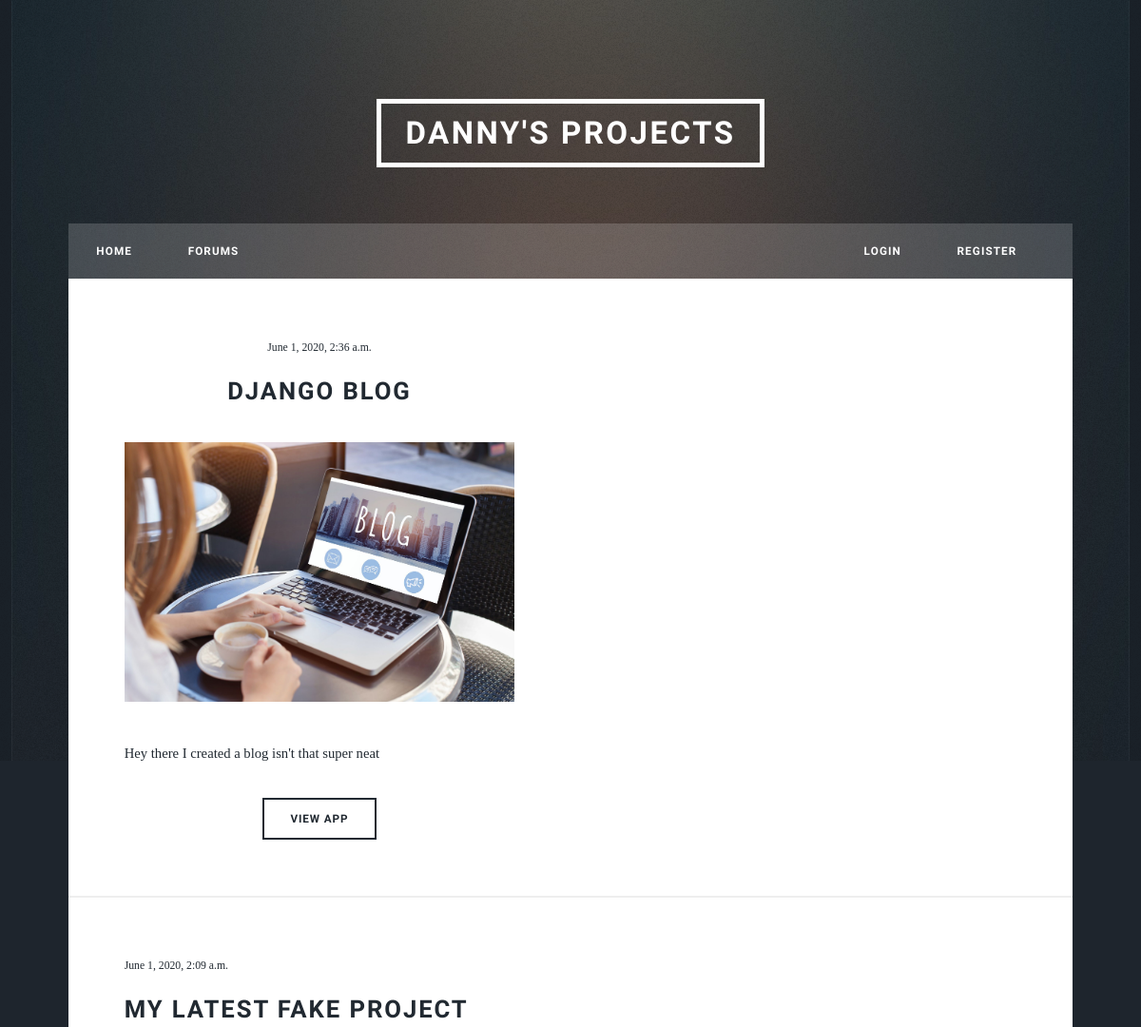
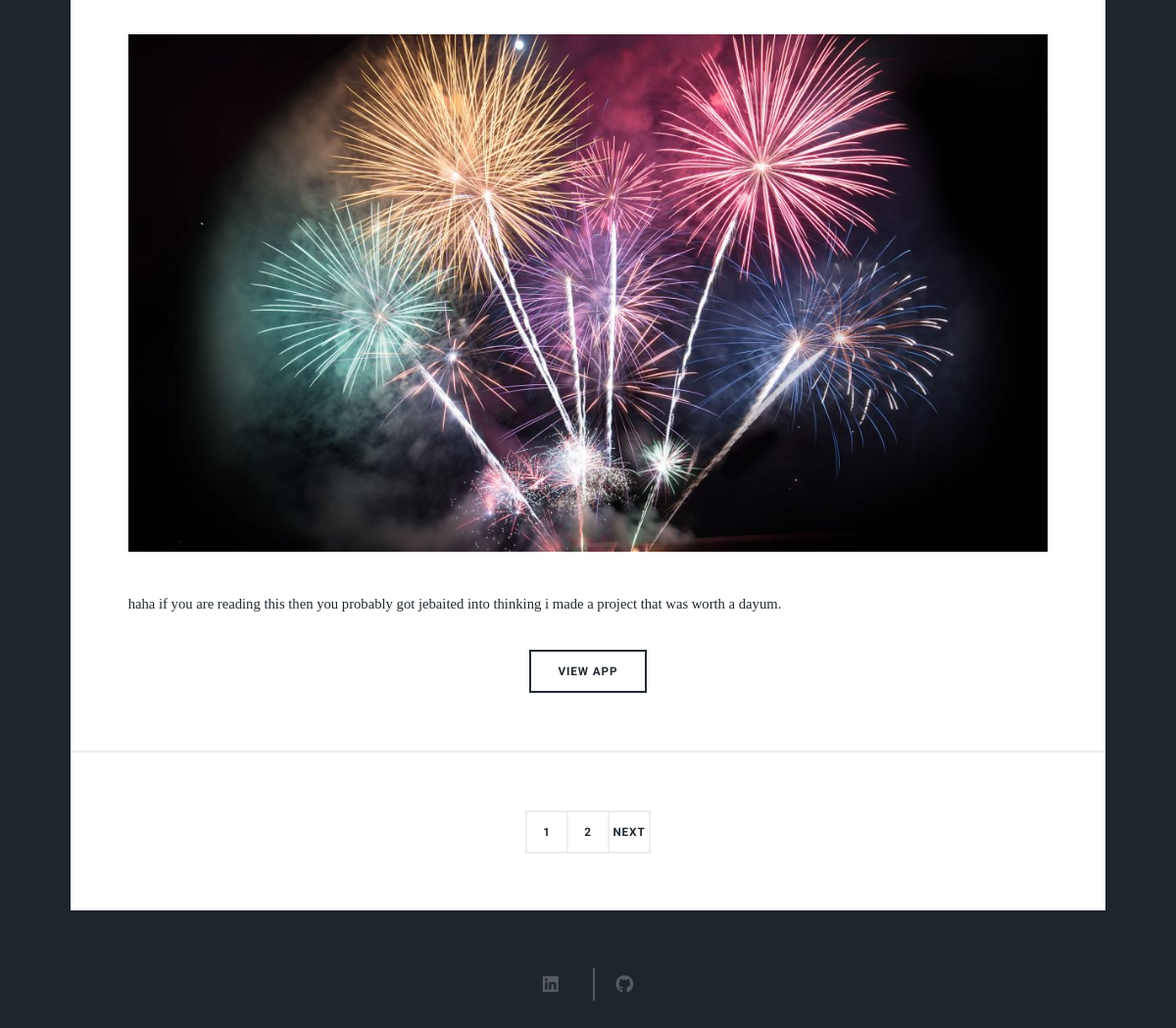
The page / on the database its author committed (2 pictures, top to bottom).
### portfolio/models.py (models this page shows, shortened)
class Project(models.Model):
    title = models.CharField(max_length=100)
    content = models.TextField()
    date_posted = models.DateTimeField(default=timezone.now)
    link = models.TextField()
    picture = models.ImageField(default='project_default.jpg', upload_to='project_pics')

### portfolio/views.py (the view)
# urls.py: path('', views.ProjectListView.as_view(), name='home'),
class ProjectListView(ListView):
    model = Project
    template_name = 'portfolio/home.html'
    paginate_by = 2
    ordering = '-date_posted'
    def get_context_data(self, **kwargs):
        context = super().get_context_data(**kwargs)
        context["title"] = "Danny's Projects"
        return context

### portfolio/templates/portfolio/home.html (shortened to what this page needs)
{% extends "portfolio/base.html" %}
{% block content %}
{% load static %}
<section class="posts">
{% for project in object_list %}
<article>
<header>
        <span class="date">{{project.date_posted}}</span>
            <h2><a href="">{{project.title}}</a></h2>
        </header>
        <a href="{% url project.link %}" class="image fit"><img src="{{project.picture.url}}" /></a>
        <p> {{project.content}}</p>
        <ul class="actions special">
            <li><a href="{% url project.link %}" class="button">View App</a></li>
        </ul>
</article>
</section>
{% endfor %}
<footer>
    <div class="pagination">
        {% if is_paginated %}
            {% for num in page_obj.paginator.page_range %}
              {% if page_obj.number == num %}
                <a href="?page={{ num}}">{{ num }}</a>
              {% elif num > page_obj.number|add:'-3' and num < page_obj.number|add:'3' %}
                <a href="?page={{ num }}">{{ num }}</a>
              {% endif %}
            {% endfor %}
            {% if page_obj.has_next %}
              <a href="?page={{ page_obj.next_page_number}}">Next</a>
            {% endif %}
        {% endif %}
    </div>
</footer>
{% endblock content %}

### portfolio/templates/portfolio/base.html (shortened to what this page needs)
<!DOCTYPE HTML>
{% load static %}
<html>
<head>
	<link rel="stylesheet" href="https://stackpath.bootstrapcdn.com/bootstrap/4.4.1/css/bootstrap.min.css"
>
	<link rel="stylesheet"  href="../../static/portfolio/css/main.css" />
</head>
<body class="is-preload">
	<div id="wrapper" class="fade-in">
		<header id="header">
			{% if title %}
				<a href="#main" class="logo scrolly">{{title}}</a>
			{% else %}
				<a href="#main" class="logo scrolly">Unnamed Page</a>
			{% endif %}
		</header>
		<nav id="nav">
			<ul class="links">
				<li><a href="{% url 'home' %}">Home</a></li>
				<li><a href="{% url 'forums' %}">Forums</a></li>
			</ul>
			<ul class="links" style="flex-grow: 0">
				{% if user.is_authenticated %}
					<li><a href="">New Post</a></li>
					<li><a href="{% url 'profile'%}">Profile</a></li>
					<li><a href="{% url 'logout'%}">Logout</a></li>
				{% else %}
					<li><a href="{% url 'login'%}">Login</a></li>
					<li><a href="{% url 'register'%}">Register</a></li>
				{% endif %}
			</ul>
		</nav>
		<div id="main">
		{% block content %}{% endblock %}
		</div>
		<div id="copyright">
			<ul class="icons">
				<li><a href="https://www.linkedin.com/in/dan-trinh/" class="icon brands fa-linkedin"></a></li>
				<li><a href="https://github.com/danny-trinh" class="icon brands fa-github"></a></li>
			</ul>
		</div>
	</div>
</body>
</html>

### rows shown on the page
Project: date_posted "June 1, 2020, 2:36 a.m.", title "DJANGO BLOG", picture (picture), content "Hey there I created a blog isn't that super neat"
Project: date_posted "June 1, 2020, 2:09 a.m.", title "MY LATEST FAKE PROJECT", picture (placeholder picture), content "haha if you are reading this then you probably got jebaited into thinking i made a project that was worth a dayum."

### other values the page prints
{{ title }} "DANNY'S PROJECTS"
{{ num }} "1"
{{ num }} "2"
